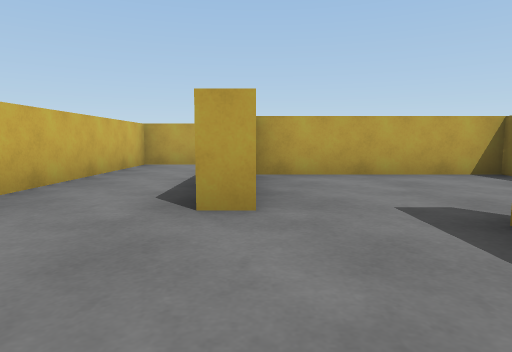
view 1 (above)

24 first-person views from a walk through a Unity game level. The camera is 0.58 m above the floor, tilts 6° down and sees 75° across. The floor is counted in squares, 1 m on a side. Each view is taken from the middle of a square. On the plan, view 1 faces up. The plan holds only what a view shows up to about 9 squares ahead; the rest is blank. The player is left out.

view 2
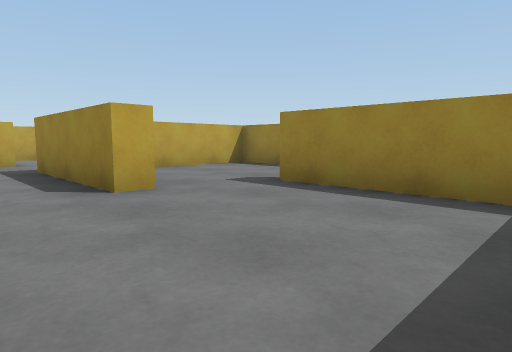

view 3
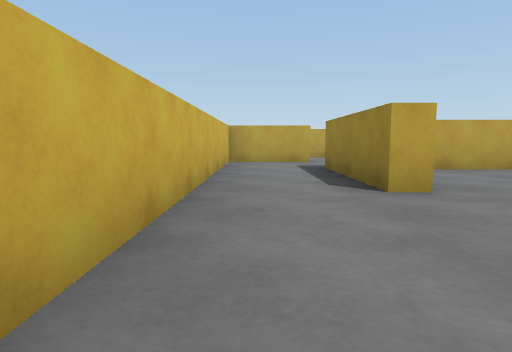

view 4
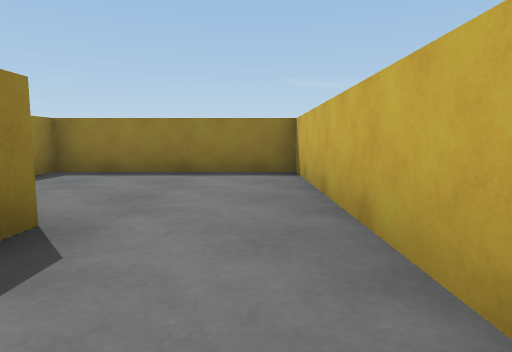

view 5
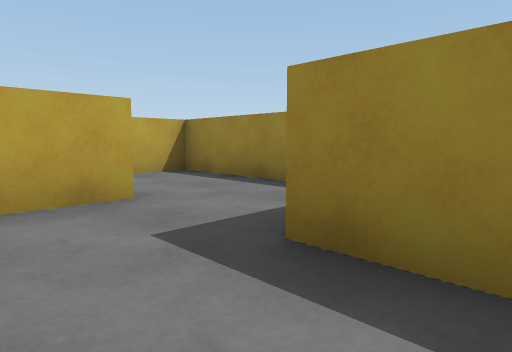

view 6
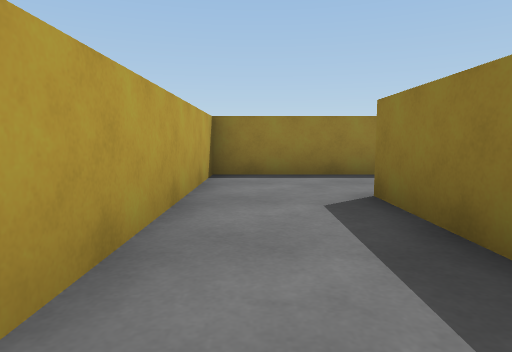

view 7
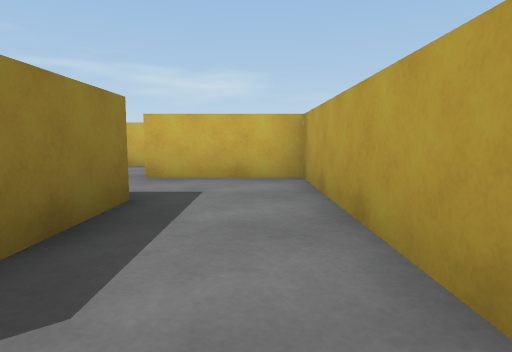

view 8
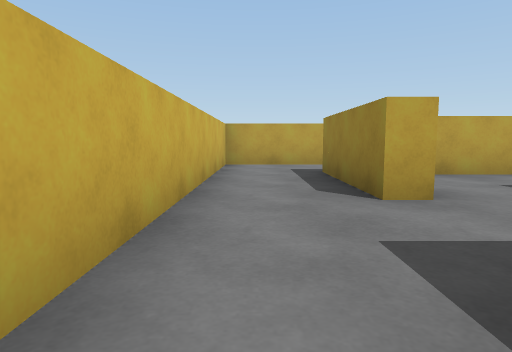

view 9
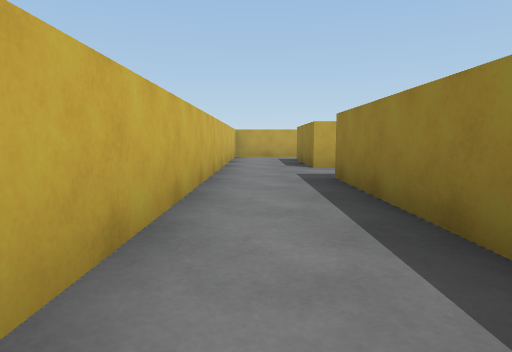

view 10
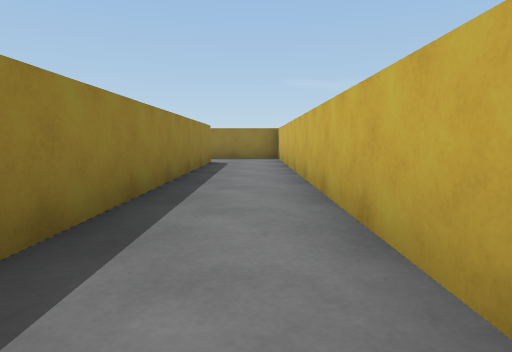

view 11
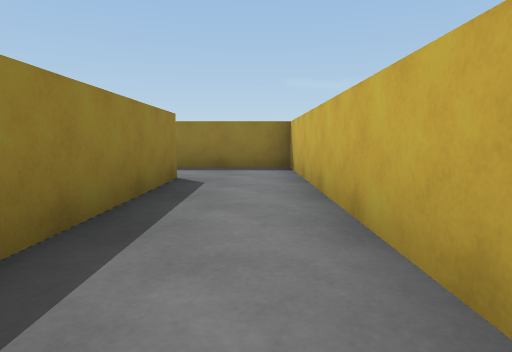

view 12
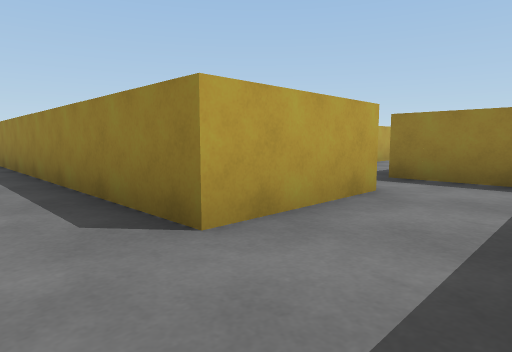

view 13
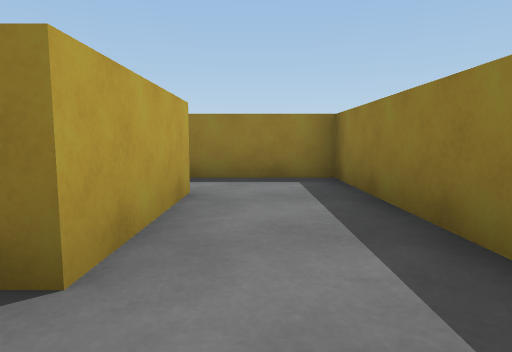

view 14
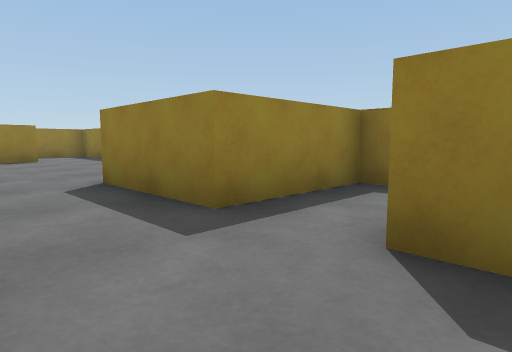

view 15
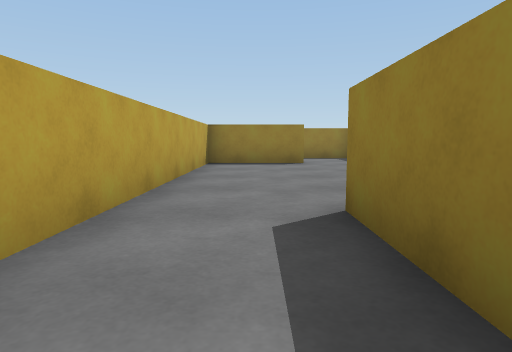

view 16
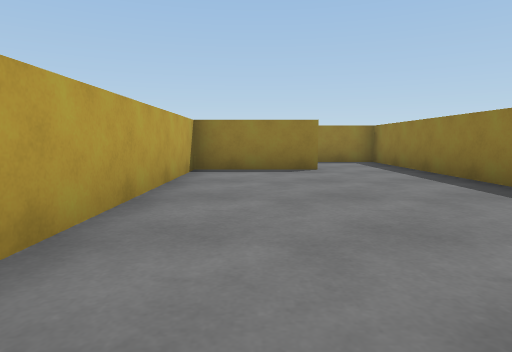

view 17
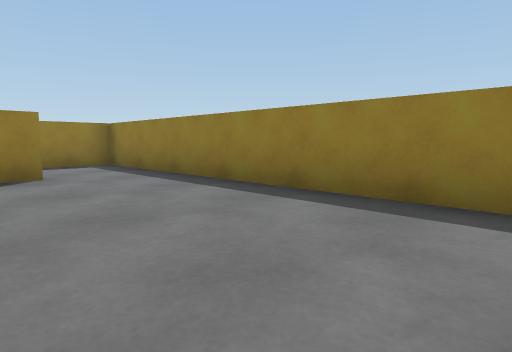

view 18
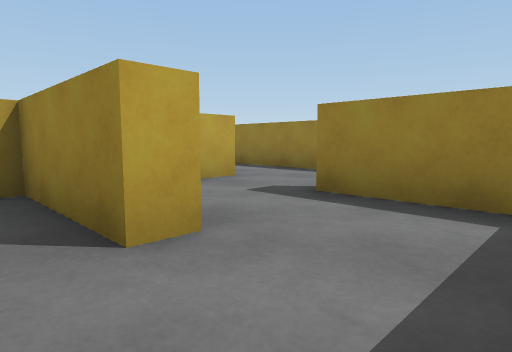

view 19
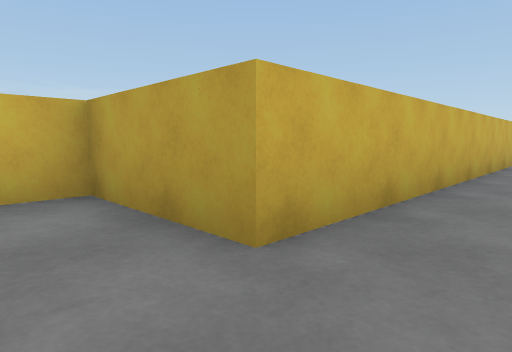

view 20
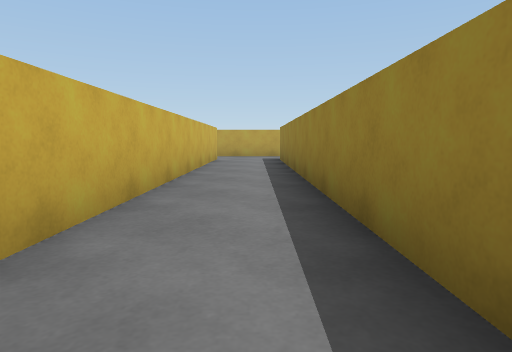

view 21
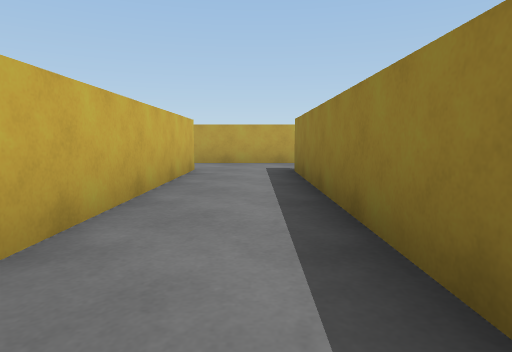

view 22
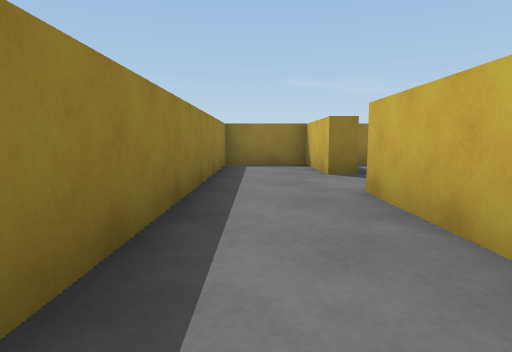

view 23
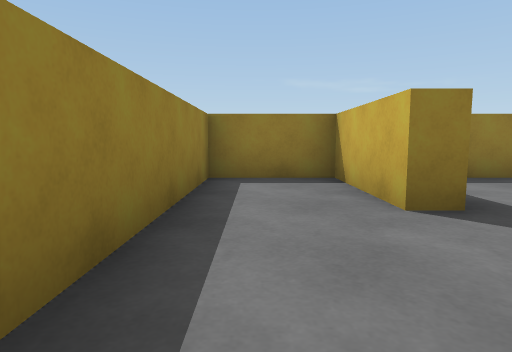

view 24
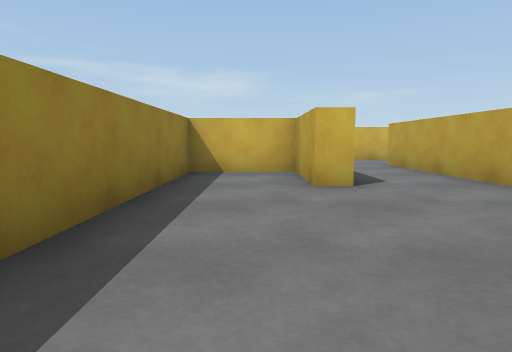

### Floor plan
Ten units are one square. View 1 is at (0, 0); x grows to the right and y downward. Boxes are objects, and circles mark ways between rooms. Rooms are numbered by the first view taken in them; rooms with no view inside come last. Other rooms are left out.
<svg viewBox="-82 -137 208 205">
<path fill="none" stroke="#000" d="M1 -27 -5 -27 -5 -62M-4 -82 -27 -82 -27 12 18 12 18 -22M-32 -87 -5 -87M18 -79 18 -107 -52 -107 -52 -82M-52 -82 -58 -82 -58 -112M-31 43 -58 43 -58 -62M-52 -132 -77 -132 -77 63 -35 63M-39 38 -32 38M-18 38 8 38M5 18 -32 18M8 38 8 43 -12 43 -12 63 75 63M74 43 68 43 68 18 5 18M98 -88 98 18M98 38 98 63 118 63 118 -85M121 -107 104 -107M93 38 98 38M98 18 73 18 73 26M-35 63 -18 63 -18 38M75 63 93 63 93 38"/>
<circle cx="5" cy="-80" r="3" fill="#2a7"/>
<circle cx="-50" cy="-75" r="3" fill="#2a7"/>
<circle cx="-45" cy="55" r="3" fill="#2a7"/>
<circle cx="-5" cy="30" r="3" fill="#2a7"/>
<circle cx="-25" cy="40" r="3" fill="#2a7"/>
<circle cx="70" cy="55" r="3" fill="#2a7"/>
<circle cx="100" cy="30" r="3" fill="#2a7"/>
<circle cx="85" cy="40" r="3" fill="#2a7"/>
<text x="-10" y="-30">1</text>
<text x="-20" y="-90">2</text>
<text x="-60" y="-30">3</text>
<text x="-40" y="10">4</text>
<text x="30" y="50">5</text>
<text x="110" y="-30">6</text>
<text x="90" y="30">7</text>
<text x="-30" y="50">8</text>
<text x="80" y="50">9</text>
</svg>
Room 1 opens to room 2. Room 2 opens to room 3. Room 3 opens to room 8. Room 4 opens to room 5. Room 4 opens to room 8. Room 5 opens to room 9. Room 6 opens to room 7. Room 7 opens to room 9.

Where each view was taken, in squares from view 1:
view 1: 0 up, 0 right, facing up
view 2: 1 down, 2 left, facing up-right
view 3: 1 down, 2 left, facing up
view 4: 5 up, 2 left, facing down
view 5: 5 up, 2 left, facing up-right
view 6: 10 up, 4 left, facing right
view 7: 10 up, 0 right, facing left
view 8: 5 up, 7 left, facing up
view 9: 1 up, 7 left, facing up
view 10: 5 up, 7 left, facing down
view 11: 1 up, 7 left, facing down
view 12: 6 down, 7 left, facing up-right
view 13: 5 down, 7 left, facing right
view 14: 2 down, 4 left, facing down-right
view 15: 3 down, 2 left, facing right
view 16: 3 down, 0 right, facing right
view 17: 3 down, 1 right, facing down-right
view 18: 6 down, 6 right, facing up-right
view 19: 3 down, 11 right, facing up-left
view 20: 2 down, 11 right, facing up
view 21: 2 up, 11 right, facing up
view 22: 2 up, 11 right, facing down
view 23: 1 down, 11 right, facing down
view 24: 5 down, 5 right, facing left
